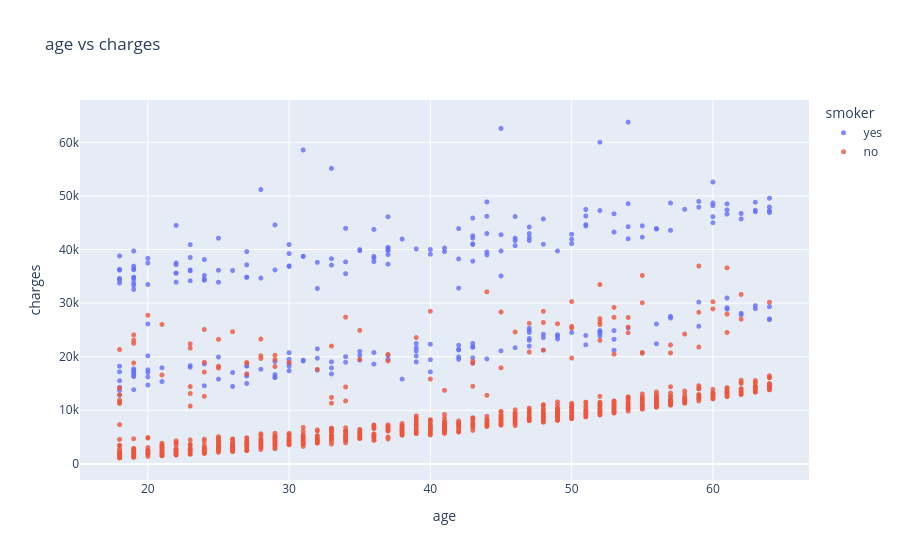

The notebook cell this image was saved under:
### Markdown cell above
age and charges = visual relationship , we'll also use valuse in teh smoker column to color teh points

### Code cell
fig= px.scatter(medical_df,
                x='age',
                y='charges',
                color='smoker',
                opacity=0.8,
                hover_data=['sex'],
                title='age vs charges')
fig.update_traces(marker_size=5)
fig.show()

### Figure 1 — Plotly figure (JSON) as saved in the notebook; plotly's stock layout.template omitted (floating-point values rounded to 4 significant figures; data arrays with more than 128 entries replaced by an {"elided": "..."} marker saying what was removed)
{"data": [{"customdata": {"elided": "274x1 str values"}, "hovertemplate": "smoker=yes<br>age=%{x}<br>charges=%{y}<br>sex=%{customdata[0]}<extra></extra>", "legendgroup": "yes", "marker": {"color": "#636efa", "opacity": 0.8, "size": 5, "symbol": "circle"}, "mode": "markers", "name": "yes", "showlegend": true, "type": "scattergl", "x": {"elided": "274 int values"}, "xaxis": "x", "y": {"elided": "274 float values"}, "yaxis": "y"}, {"customdata": {"elided": "1064x1 str values"}, "hovertemplate": "smoker=no<br>age=%{x}<br>charges=%{y}<br>sex=%{customdata[0]}<extra></extra>", "legendgroup": "no", "marker": {"color": "#EF553B", "opacity": 0.8, "size": 5, "symbol": "circle"}, "mode": "markers", "name": "no", "showlegend": true, "type": "scattergl", "x": {"elided": "1064 int values"}, "xaxis": "x", "y": {"elided": "1064 float values"}, "yaxis": "y"}], "layout": {"legend": {"title": {"text": "smoker"}, "tracegroupgap": 0}, "title": {"text": "age vs charges"}, "xaxis": {"anchor": "y", "domain": [0, 1], "title": {"text": "age"}}, "yaxis": {"anchor": "x", "domain": [0, 1], "title": {"text": "charges"}}}}
